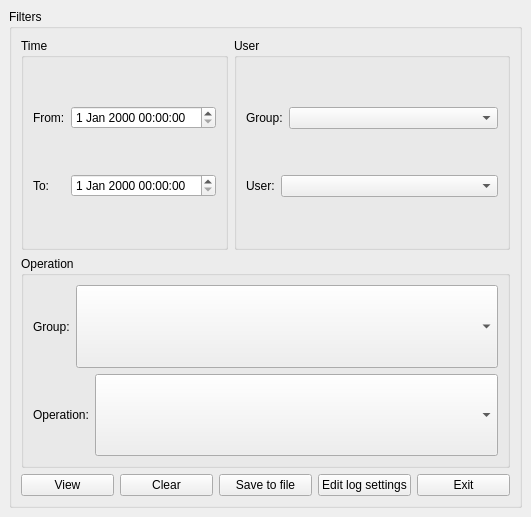
<?xml version="1.0" encoding="UTF-8"?>
<ui version="4.0">
 <class>sync_queue_viewer_form</class>
 <widget class="QWidget" name="sync_queue_viewer_form">
  <property name="geometry">
   <rect>
    <x>0</x>
    <y>0</y>
    <width>531</width>
    <height>517</height>
   </rect>
  </property>
  <property name="sizePolicy">
   <sizepolicy hsizetype="Expanding" vsizetype="Expanding">
    <horstretch>0</horstretch>
    <verstretch>0</verstretch>
   </sizepolicy>
  </property>
  <property name="windowTitle">
   <string>Log</string>
  </property>
  <layout class="QGridLayout">
   <property name="margin">
    <number>9</number>
   </property>
   <property name="spacing">
    <number>6</number>
   </property>
   <item row="0" column="0">
    <widget class="QGroupBox" name="grBoxFilters">
     <property name="sizePolicy">
      <sizepolicy hsizetype="MinimumExpanding" vsizetype="MinimumExpanding">
       <horstretch>0</horstretch>
       <verstretch>0</verstretch>
      </sizepolicy>
     </property>
     <property name="minimumSize">
      <size>
       <width>450</width>
       <height>190</height>
      </size>
     </property>
     <property name="title">
      <string>Filters</string>
     </property>
     <layout class="QVBoxLayout">
      <property name="spacing">
       <number>6</number>
      </property>
      <property name="margin">
       <number>9</number>
      </property>
      <item>
       <layout class="QHBoxLayout">
        <property name="spacing">
         <number>6</number>
        </property>
        <property name="margin">
         <number>0</number>
        </property>
        <item>
         <widget class="QGroupBox" name="groupBoxАдTime">
          <property name="sizePolicy">
           <sizepolicy hsizetype="Minimum" vsizetype="Preferred">
            <horstretch>0</horstretch>
            <verstretch>0</verstretch>
           </sizepolicy>
          </property>
          <property name="title">
           <string>Time</string>
          </property>
          <layout class="QGridLayout">
           <property name="margin">
            <number>9</number>
           </property>
           <property name="spacing">
            <number>6</number>
           </property>
           <item row="0" column="1">
            <widget class="QDateTimeEdit" name="dateTimeEditTimeStart">
             <property name="sizePolicy">
              <sizepolicy hsizetype="Fixed" vsizetype="Fixed">
               <horstretch>0</horstretch>
               <verstretch>0</verstretch>
              </sizepolicy>
             </property>
            </widget>
           </item>
           <item row="0" column="0">
            <widget class="QLabel" name="label_5">
             <property name="sizePolicy">
              <sizepolicy hsizetype="Fixed" vsizetype="Preferred">
               <horstretch>0</horstretch>
               <verstretch>0</verstretch>
              </sizepolicy>
             </property>
             <property name="text">
              <string>From:</string>
             </property>
            </widget>
           </item>
           <item row="1" column="1">
            <widget class="QDateTimeEdit" name="dateTimeEditTimeEnd">
             <property name="sizePolicy">
              <sizepolicy hsizetype="Fixed" vsizetype="Fixed">
               <horstretch>0</horstretch>
               <verstretch>0</verstretch>
              </sizepolicy>
             </property>
            </widget>
           </item>
           <item row="1" column="0">
            <widget class="QLabel" name="label_6">
             <property name="sizePolicy">
              <sizepolicy hsizetype="Fixed" vsizetype="Preferred">
               <horstretch>0</horstretch>
               <verstretch>0</verstretch>
              </sizepolicy>
             </property>
             <property name="text">
              <string>To:</string>
             </property>
            </widget>
           </item>
          </layout>
         </widget>
        </item>
        <item>
         <widget class="QGroupBox" name="groupBoxFlGrUsers">
          <property name="sizePolicy">
           <sizepolicy hsizetype="Expanding" vsizetype="Preferred">
            <horstretch>0</horstretch>
            <verstretch>0</verstretch>
           </sizepolicy>
          </property>
          <property name="title">
           <string>User</string>
          </property>
          <layout class="QHBoxLayout">
           <property name="spacing">
            <number>6</number>
           </property>
           <property name="margin">
            <number>9</number>
           </property>
           <item>
            <layout class="QVBoxLayout">
             <property name="spacing">
              <number>6</number>
             </property>
             <property name="margin">
              <number>0</number>
             </property>
             <item>
              <layout class="QHBoxLayout">
               <property name="spacing">
                <number>6</number>
               </property>
               <property name="margin">
                <number>0</number>
               </property>
               <item>
                <widget class="QLabel" name="label_3">
                 <property name="text">
                  <string>Group:</string>
                 </property>
                </widget>
               </item>
               <item>
                <widget class="QComboBox" name="comboBoxGroups">
                 <property name="sizePolicy">
                  <sizepolicy hsizetype="Expanding" vsizetype="Fixed">
                   <horstretch>0</horstretch>
                   <verstretch>0</verstretch>
                  </sizepolicy>
                 </property>
                </widget>
               </item>
              </layout>
             </item>
             <item>
              <layout class="QHBoxLayout">
               <property name="spacing">
                <number>6</number>
               </property>
               <property name="margin">
                <number>0</number>
               </property>
               <item>
                <widget class="QLabel" name="label_4">
                 <property name="whatsThis">
                  <string>:</string>
                 </property>
                 <property name="text">
                  <string>User:</string>
                 </property>
                </widget>
               </item>
               <item>
                <widget class="QComboBox" name="comboBoxUsers">
                 <property name="sizePolicy">
                  <sizepolicy hsizetype="Expanding" vsizetype="Fixed">
                   <horstretch>0</horstretch>
                   <verstretch>0</verstretch>
                  </sizepolicy>
                 </property>
                </widget>
               </item>
              </layout>
             </item>
            </layout>
           </item>
          </layout>
         </widget>
        </item>
       </layout>
      </item>
      <item>
       <widget class="QGroupBox" name="groupBox">
        <property name="sizePolicy">
         <sizepolicy hsizetype="Expanding" vsizetype="Preferred">
          <horstretch>0</horstretch>
          <verstretch>0</verstretch>
         </sizepolicy>
        </property>
        <property name="title">
         <string>Operation</string>
        </property>
        <layout class="QGridLayout">
         <property name="margin">
          <number>9</number>
         </property>
         <property name="spacing">
          <number>6</number>
         </property>
         <item row="0" column="0">
          <layout class="QHBoxLayout">
           <property name="spacing">
            <number>6</number>
           </property>
           <property name="margin">
            <number>0</number>
           </property>
           <item>
            <widget class="QLabel" name="label_7">
             <property name="text">
              <string>Group:</string>
             </property>
            </widget>
           </item>
           <item>
            <widget class="QComboBox" name="comboBoxGroupOperations">
             <property name="sizePolicy">
              <sizepolicy hsizetype="Expanding" vsizetype="Preferred">
               <horstretch>0</horstretch>
               <verstretch>0</verstretch>
              </sizepolicy>
             </property>
            </widget>
           </item>
          </layout>
         </item>
         <item row="1" column="0">
          <layout class="QHBoxLayout">
           <property name="spacing">
            <number>6</number>
           </property>
           <property name="margin">
            <number>0</number>
           </property>
           <item>
            <widget class="QLabel" name="label_8">
             <property name="text">
              <string>Operation:</string>
             </property>
            </widget>
           </item>
           <item>
            <widget class="QComboBox" name="comboBoxOperations">
             <property name="sizePolicy">
              <sizepolicy hsizetype="Expanding" vsizetype="Preferred">
               <horstretch>0</horstretch>
               <verstretch>0</verstretch>
              </sizepolicy>
             </property>
            </widget>
           </item>
          </layout>
         </item>
        </layout>
       </widget>
      </item>
      <item>
       <layout class="QGridLayout">
        <property name="margin">
         <number>0</number>
        </property>
        <property name="spacing">
         <number>6</number>
        </property>
        <item row="0" column="4">
         <widget class="QPushButton" name="pbExit">
          <property name="sizePolicy">
           <sizepolicy hsizetype="Preferred" vsizetype="Preferred">
            <horstretch>0</horstretch>
            <verstretch>0</verstretch>
           </sizepolicy>
          </property>
          <property name="minimumSize">
           <size>
            <width>0</width>
            <height>22</height>
           </size>
          </property>
          <property name="text">
           <string>Exit</string>
          </property>
         </widget>
        </item>
        <item row="0" column="3">
         <widget class="QPushButton" name="pbEditLogSettings">
          <property name="text">
           <string>Edit log settings</string>
          </property>
         </widget>
        </item>
        <item row="0" column="1">
         <widget class="QPushButton" name="pbClear">
          <property name="sizePolicy">
           <sizepolicy hsizetype="Preferred" vsizetype="Preferred">
            <horstretch>0</horstretch>
            <verstretch>0</verstretch>
           </sizepolicy>
          </property>
          <property name="minimumSize">
           <size>
            <width>0</width>
            <height>22</height>
           </size>
          </property>
          <property name="text">
           <string>Clear</string>
          </property>
         </widget>
        </item>
        <item row="0" column="0">
         <widget class="QPushButton" name="pbView">
          <property name="sizePolicy">
           <sizepolicy hsizetype="Preferred" vsizetype="Preferred">
            <horstretch>0</horstretch>
            <verstretch>0</verstretch>
           </sizepolicy>
          </property>
          <property name="minimumSize">
           <size>
            <width>0</width>
            <height>22</height>
           </size>
          </property>
          <property name="text">
           <string>View</string>
          </property>
         </widget>
        </item>
        <item row="0" column="2">
         <widget class="QPushButton" name="pbSaveToFile">
          <property name="sizePolicy">
           <sizepolicy hsizetype="Preferred" vsizetype="Preferred">
            <horstretch>0</horstretch>
            <verstretch>0</verstretch>
           </sizepolicy>
          </property>
          <property name="minimumSize">
           <size>
            <width>0</width>
            <height>22</height>
           </size>
          </property>
          <property name="text">
           <string>Save to file</string>
          </property>
         </widget>
        </item>
       </layout>
      </item>
     </layout>
    </widget>
   </item>
  </layout>
 </widget>
 <tabstops>
  <tabstop>pbView</tabstop>
  <tabstop>pbClear</tabstop>
  <tabstop>dateTimeEditTimeStart</tabstop>
  <tabstop>comboBoxGroups</tabstop>
  <tabstop>dateTimeEditTimeEnd</tabstop>
  <tabstop>comboBoxUsers</tabstop>
  <tabstop>comboBoxGroupOperations</tabstop>
  <tabstop>comboBoxOperations</tabstop>
  <tabstop>pbSaveToFile</tabstop>
  <tabstop>pbEditLogSettings</tabstop>
  <tabstop>pbExit</tabstop>
 </tabstops>
 <resources/>
 <connections/>
</ui>
